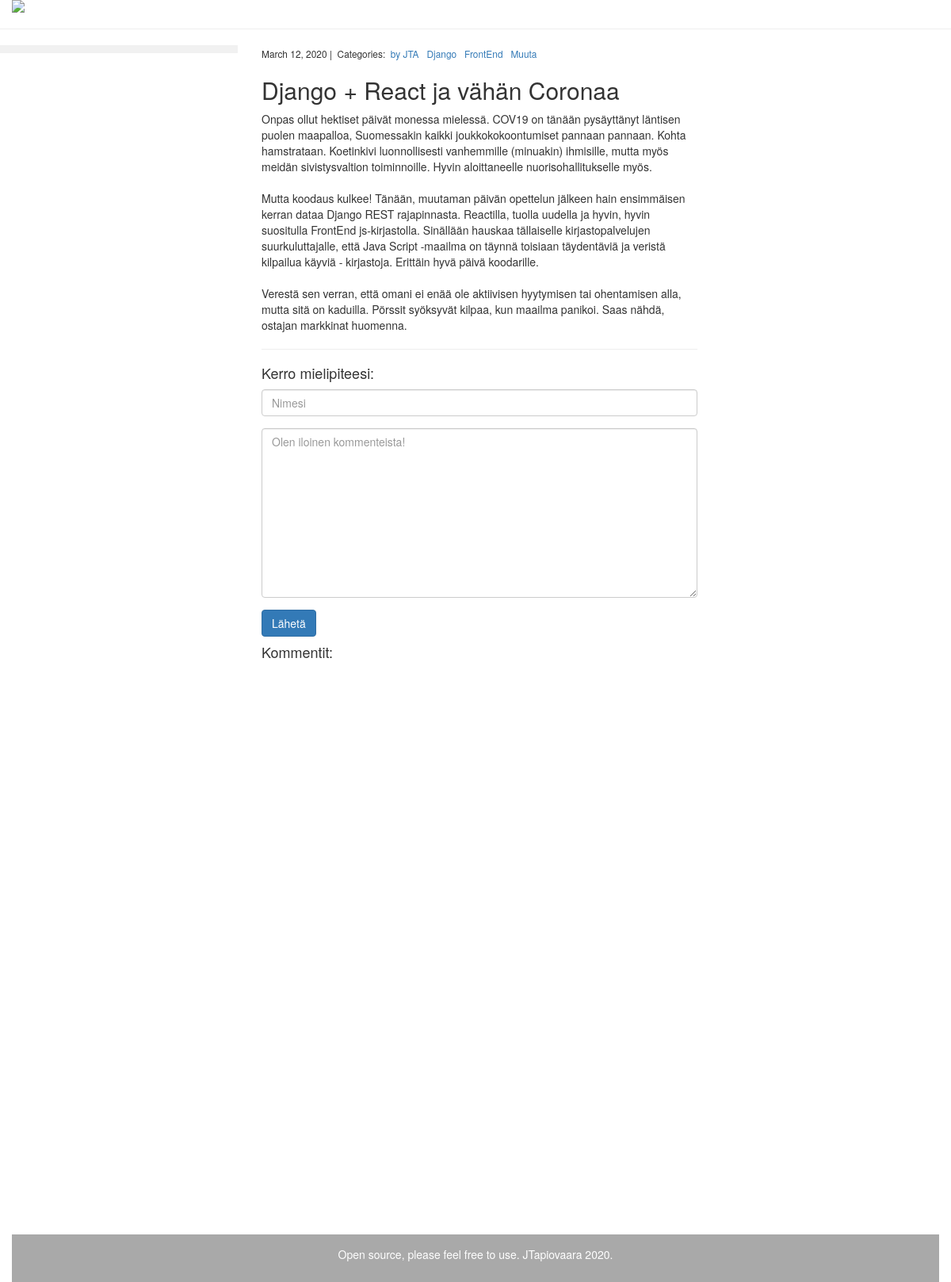
The page /ploki/34/ on the database its author committed.
### ploki/models.py (models this page shows, shortened)
class Post(models.Model):
    title = models.CharField(max_length=255)
    body = models.TextField()
    created_on = models.DateTimeField(auto_now_add=True)
    last_modified = models.DateTimeField(auto_now=True)
    categories = models.ManyToManyField('Category', related_name='posts')
    class Meta:
        ordering = ('-created_on',)

class Category(models.Model):
    name = models.CharField(max_length=20)

### ploki/views.py (the view, shortened to what this page needs)
# urls.py: path('<int:pk>/', views.ploki_detail, name='ploki_detail'),
def ploki_detail(request, pk):
    template = 'ploki_detail.html'
    post = Post.objects.get(pk=pk)
    form = CommentForm()
    comments = Comment.objects.filter(post=post)
    context = {
        'post': post,
        'comments': comments,
        'form': form,
    }
    return render(request, template, context)

### ploki/forms.py
class CommentForm(forms.Form):
    author = forms.CharField(
        max_length=60,
        widget=forms.TextInput(
            attrs={
                "class": "form-control",
                "placeholder": "Nimesi"
            })
    )
    body = forms.CharField(
        widget=forms.Textarea(
            attrs={
                "class": "form-control",
                "placeholder": "Olen iloinen kommenteista!"
            })
    )

### ploki/templates/ploki_detail.html (shortened to what this page needs)
{% extends 'base.html' %}
{% block page_content %}
{% load bootstrap_themes %}
{% load static %}
    <div class ="container-fluid">
        <a href="{% url 'ploki:ploki_index' %}">
            <img src="{% static "images/osaamiset.gif" %}" class="img-responsive">
        </a>
    </div>
    <hr>
    <nav class="col-sm-3 sidenav">
    </nav>
<div class="container-fluid">
    <div class="row content">
        <div class="col-sm-9">
            <div class="col-md-8 offset-md-2">
                <div>
                    <small>
                        {{ post.created_on.date }} |&nbsp;
                        Categories:&nbsp;
                        {% for category in post.categories.all %}
                            <a href="{% url 'ploki:ploki_category' category.name %}">
                                {{ category.name }}
                            </a>&nbsp;
                        {% endfor %}
                    </small>
                    <h2>{{ post.title }}</h2>
                    <p>{{ post.body | linebreaksbr }}</p>
                    <hr>
                    <h4>Kerro mielipiteesi:</h4>
                    <div>
                        <form action="/ploki/{{ post.pk }}/" method="post">
                            <div class="form-group">
                                {{ form.author }}
                            </div>
                            <div class="form-group">
                                {{ form.body }}
                            </div>
                            <button type="submit" class="btn btn-primary">Lähetä</button>
                        </form>
                    </div>
                    <h4>Kommentit:</h4>
                </div>
            </div>
        </div>
    </div>
</div>
{% endblock %}

### ploki/templates/base.html (style rules this page uses)
.row.content { height: 1500px }
.sidenav { background-color: #f1f1f1; height: 100%; }

### rows shown on the page
Post: created_on "March 12, 2020", title "Django + React ja vähän Coronaa", body "Onpas ollut hektiset päivät monessa mielessä. COV19 on tänään pysäyttänyt läntisen puolen maapalloa, Suomessakin kaikki joukkokokoontumiset pannaan pannaan. Kohta hamstrataan. Koetinkivi luonnollisesti vanhemmille (minuakin) ihmisille, mutta myös meidän sivistysvaltion toiminnoille. Hyvin aloittaneelle nuorisohallitukselle myös. Mutta koodaus kulkee! Tänään, muutaman päivän opettelun jälkeen hain ensimmäisen kerran dataa Django REST rajapinnasta. Reactilla, tuolla uudella ja hyvin, hyvin suositulla FrontEnd js-kirjastolla. Sinällään hauskaa tällaiselle kirjastopalvelujen suurkuluttajalle, että Java Script -maailma on täynnä toisiaan täydentäviä ja veristä kilpailua käyviä - kirjastoja.…"
Category: name "by JTA"
Category: name "Django"
Category: name "FrontEnd"
Category: name "Muuta"
